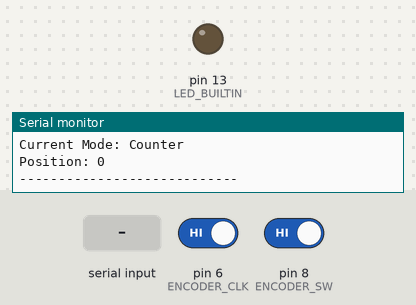
A sketch run on a simulated Arduino Uno, built with avr-gcc and run on an emulated ATmega328P. Shown: output pins drawn as LEDs (lit = HIGH), the last lines printed to the serial monitor. Inputs (shaded band) come from the test bench; at power-on: pin 8 (ENCODER_SW) HIGH, pin 6 (ENCODER_CLK) HIGH.

Above: at 1.2 s.
1.3 s: pin 8 (ENCODER_SW) driven LOW
At 1.8 s:
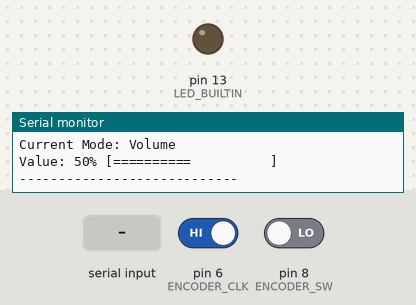
6.1 s: "m" received over Serial
At 7.2 s:
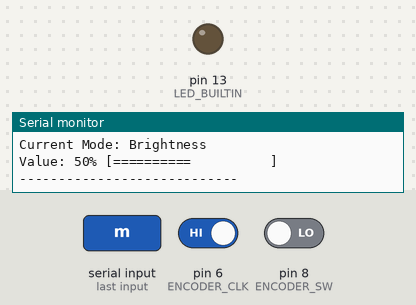
7.6 s: "M" received over Serial
At 8.3 s:
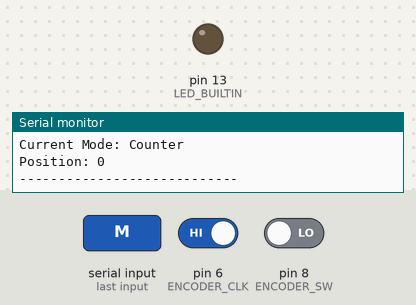
Timing chart, 0 to 10.6 s (numbered marks = the images above; inputs shaded):
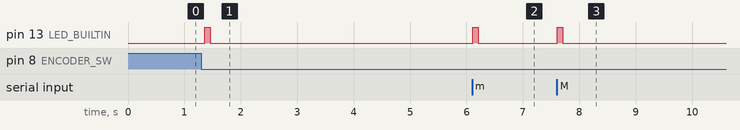

Measured:
- after the input at 1.3 s, pin 13 (LED_BUILTIN): LOW → HIGH after 0.06 s, → LOW 0.10 s later
- after the input at 6.1 s, pin 13 (LED_BUILTIN): LOW → HIGH at once, → LOW 0.10 s later
- after the input at 7.6 s, pin 13 (LED_BUILTIN): LOW → HIGH at once, → LOW 0.10 s later

The sketch:

Rotary_Encoder.ino
```cpp
/*
 * 로터리 엔코더 모듈 (Rotary Encoder Module - KY-040)
 * Board: NUCLEO-F103RB (STM32F103RBT6)
 * Framework: Arduino
 *
 * 연결:
 *   VCC -> 3.3V 또는 5V
 *   GND -> GND
 *   CLK -> D6 (PB10)
 *   DT  -> D7 (PA8)
 *   SW  -> D8 (PA9)
 */

// 핀 정의
#define ENCODER_CLK   6     // 클럭 핀 (A상)
#define ENCODER_DT    7     // 데이터 핀 (B상)
#define ENCODER_SW    8     // 스위치 핀

// 변수
volatile int encoderPosition = 0;
volatile int lastEncoderPosition = 0;
int lastCLKState;
int currentCLKState;

// 버튼 디바운싱
bool buttonPressed = false;
bool lastButtonState = HIGH;
unsigned long lastDebounceTime = 0;
const unsigned long debounceDelay = 50;

// 설정값 (예시: 볼륨, 밝기 등)
int settingValue = 50;
const int MIN_VALUE = 0;
const int MAX_VALUE = 100;
const int STEP_VALUE = 5;

// 모드 관리
enum Mode { MODE_COUNTER, MODE_VOLUME, MODE_BRIGHTNESS };
Mode currentMode = MODE_COUNTER;
const char* modeNames[] = {"Counter", "Volume", "Brightness"};

void setup() {
    Serial.begin(115200);
    while (!Serial) { ; }

    // 핀 모드 설정
    pinMode(ENCODER_CLK, INPUT_PULLUP);
    pinMode(ENCODER_DT, INPUT_PULLUP);
    pinMode(ENCODER_SW, INPUT_PULLUP);
    pinMode(LED_BUILTIN, OUTPUT);

    // 초기 상태 읽기
    lastCLKState = digitalRead(ENCODER_CLK);

    Serial.println("=================================");
    Serial.println("  Rotary Encoder Module Test");
    Serial.println("  NUCLEO-F103RB + Arduino");
    Serial.println("=================================");
    Serial.println();
    Serial.println("Operations:");
    Serial.println("  Rotate CW  - Increment");
    Serial.println("  Rotate CCW - Decrement");
    Serial.println("  Press SW   - Change Mode / Reset");
    Serial.println();
    Serial.println("Modes: Counter, Volume, Brightness");
    Serial.println();
    printCurrentState();
}

void loop() {
    // 엔코더 회전 감지
    readEncoder();

    // 버튼 처리
    handleButton();

    // 위치 변경 감지 및 출력
    if (encoderPosition != lastEncoderPosition) {
        handleEncoderChange();
        lastEncoderPosition = encoderPosition;
    }

    // 시리얼 명령 처리
    if (Serial.available() > 0) {
        char cmd = Serial.read();
        processSerialCommand(cmd);
    }
}

void readEncoder() {
    // CLK 핀 상태 읽기
    currentCLKState = digitalRead(ENCODER_CLK);

    // CLK 상태가 변경되었고, LOW가 아닐 때 (노이즈 필터링)
    if (currentCLKState != lastCLKState && currentCLKState == LOW) {
        // DT 핀 상태로 방향 판별
        if (digitalRead(ENCODER_DT) != currentCLKState) {
            // 시계방향 (CW)
            encoderPosition++;
        } else {
            // 반시계방향 (CCW)
            encoderPosition--;
        }
    }

    lastCLKState = currentCLKState;
}

void handleButton() {
    bool reading = digitalRead(ENCODER_SW);

    if (reading != lastButtonState) {
        lastDebounceTime = millis();
    }

    if ((millis() - lastDebounceTime) > debounceDelay) {
        if (reading == LOW && !buttonPressed) {
            buttonPressed = true;
            onButtonPress();
        } else if (reading == HIGH) {
            buttonPressed = false;
        }
    }

    lastButtonState = reading;
}

void onButtonPress() {
    Serial.println("\n>> Button Pressed!");

    // 모드 전환
    currentMode = (Mode)((currentMode + 1) % 3);

    // 모드 변경 시 초기화
    encoderPosition = 0;
    lastEncoderPosition = 0;

    if (currentMode == MODE_VOLUME || currentMode == MODE_BRIGHTNESS) {
        settingValue = 50;  // 중간값으로 초기화
    }

    Serial.print("Mode Changed: ");
    Serial.println(modeNames[currentMode]);
    printCurrentState();

    // LED 피드백
    digitalWrite(LED_BUILTIN, HIGH);
    delay(100);
    digitalWrite(LED_BUILTIN, LOW);
}

void handleEncoderChange() {
    int direction = (encoderPosition > lastEncoderPosition) ? 1 : -1;

    switch (currentMode) {
        case MODE_COUNTER:
            // 카운터 모드: 단순 위치 표시
            Serial.print("Counter: ");
            Serial.print(encoderPosition);
            Serial.println(direction > 0 ? " (+)" : " (-)");
            break;

        case MODE_VOLUME:
        case MODE_BRIGHTNESS:
            // 설정값 모드
            settingValue += direction * STEP_VALUE;
            settingValue = constrain(settingValue, MIN_VALUE, MAX_VALUE);

            Serial.print(modeNames[currentMode]);
            Serial.print(": ");
            Serial.print(settingValue);
            Serial.print("% ");
            printBar(settingValue);
            break;
    }
}

void printBar(int value) {
    // 그래픽 바 표시
    int barLength = map(value, MIN_VALUE, MAX_VALUE, 0, 20);
    Serial.print("[");
    for (int i = 0; i < 20; i++) {
        if (i < barLength) Serial.print("=");
        else Serial.print(" ");
    }
    Serial.println("]");
}

void printCurrentState() {
    Serial.println("----------------------------");
    Serial.print("Current Mode: ");
    Serial.println(modeNames[currentMode]);

    switch (currentMode) {
        case MODE_COUNTER:
            Serial.print("Position: ");
            Serial.println(encoderPosition);
            break;

        case MODE_VOLUME:
        case MODE_BRIGHTNESS:
            Serial.print("Value: ");
            Serial.print(settingValue);
            Serial.print("% ");
            printBar(settingValue);
            break;
    }
    Serial.println("----------------------------");
}

void processSerialCommand(char cmd) {
    switch (cmd) {
        case 'r':
        case 'R':
            // 리셋
            encoderPosition = 0;
            lastEncoderPosition = 0;
            settingValue = 50;
            Serial.println("\n>> Reset!");
            printCurrentState();
            break;

        case 'm':
        case 'M':
            // 모드 전환
            onButtonPress();
            break;

        case '?':
            // 현재 상태 출력
            printCurrentState();
            break;
    }
}
```
